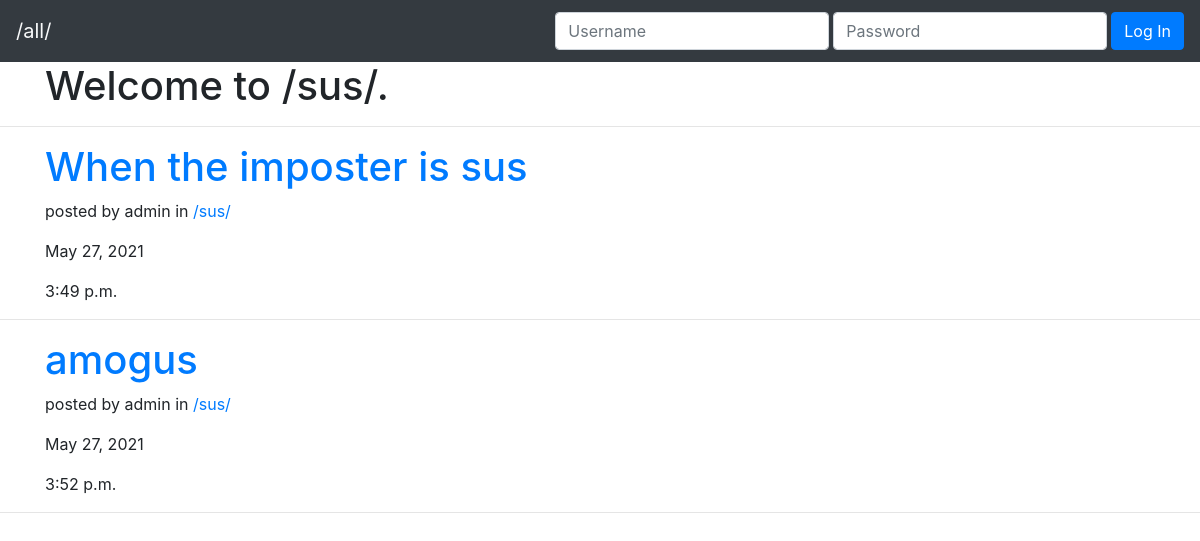
Before: /threads/3/ with the older database file.
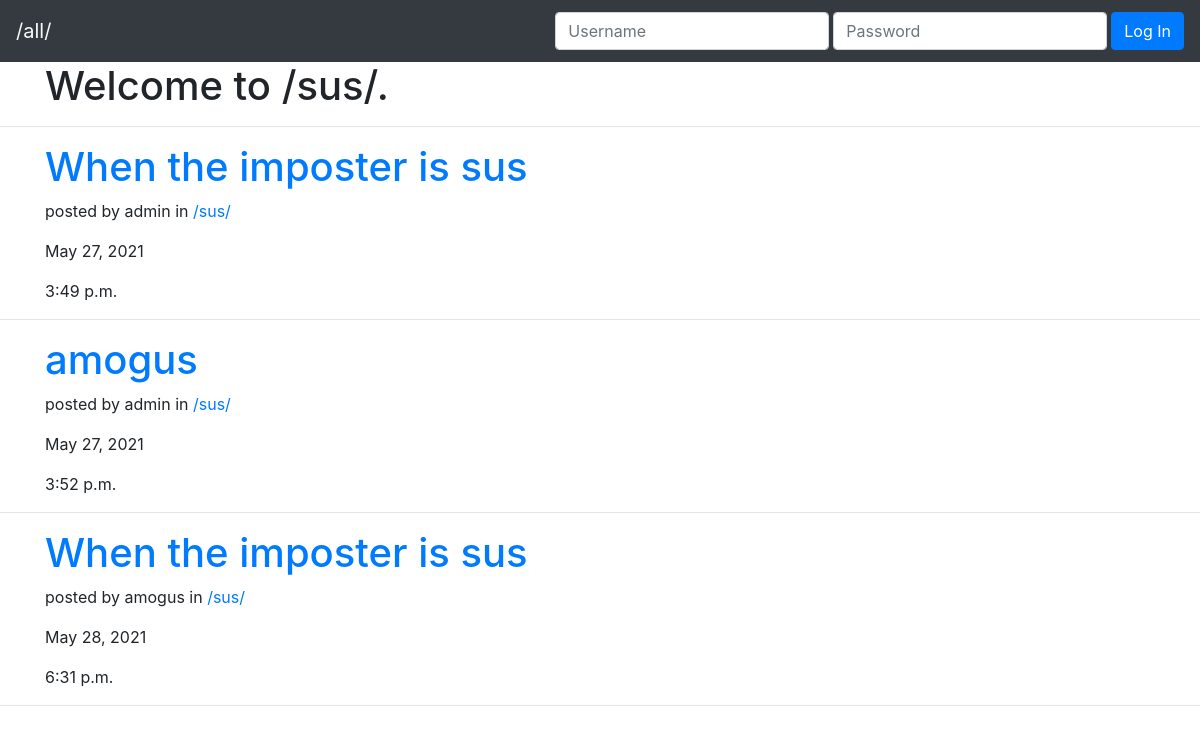
After: the same page with the newer database file.
### post/models.py (models this page shows, shortened)
class Post(models.Model):
    id = models.BigAutoField(primary_key=True)
    userPosted = models.ForeignKey(User, on_delete=models.CASCADE,null=True, blank=True)
    thread = models.ForeignKey(Thread, on_delete=models.CASCADE,null=True, blank=True)
    title = models.CharField(max_length=30)
    content = models.CharField(max_length=2000)
    pub_date = models.DateTimeField('date published')
    def __str__(self):
        return (str(self.id) + ': "' + self.title + '"' + " by " + str(self.userPosted))

class Thread(models.Model):
    title = models.TextField(max_length=3)

### post/views.py (the view, shortened to what this page needs)
# urls.py: path('threads/<str:thread_id>/', views.ThreadView.as_view(), name='threadview'),
class ThreadView(View):
    def get(self, request, thread_id):
        request_thread = get_object_or_404(Thread, pk=thread_id)
        post_objects = Post.objects.filter(thread=request_thread).order_by("pub_date")
        print(post_objects)
        context = {"post_objects": post_objects, "title": request_thread.title}
        return render(request, "post/threadList.html", context)

### post/templates/post/threadList.html (shortened to what this page needs)
<!DOCTYPE html>
<html lang="en">
<head>
    <link rel="stylesheet" href="https://maxcdn.bootstrapcdn.com/bootstrap/4.0.0/css/bootstrap.min.css"
 />
</head>
<body>
    <nav class="navbar navbar-expand-lg navbar-dark bg-dark">
        <a class="navbar-brand text-light" href="/all/">/all/</a>
        {% if user.is_authenticated %}
        <!-- If someone is logged in, we welocme them and give them <thead>
                opportunity to log out. -->
        <div class="collapse navbar-collapse" id="navbarText">
            <ul class="navbar-nav mr-auto">
                <!-- <li class="nav-item">
                    <span class="navbar-text"> Welcome, {{user}}! </span>
                </li> -->
                <li class="nav-item">
                    <a class="nav-link" href="../../new/">Create Post</a>
                </li>
                <li class="nav-item">
                    <a class="nav-link" href="../../new/thread">Create Thread</a>
                </li>
            </ul>
            <span class="navbar-text mr-3">
                Welcome, {{user}}!
            </span>
            <form class="form-inline" action="" method="POST">
                {% csrf_token %}
                <input type="hidden" name="logout" value="logout"></input>
                <button type="submit" class="btn btn-danger">Logout</button>
            </form>
        </div>
        {% else %}
        <div class="collapse navbar-collapse" id="navbarText">
            <form class="form-inline ml-auto" action="" method="POST">
                <input type="text" class="form-control mr-1 my-1" name="username" id="username" placeholder="Username" required />
                <input type="password" class="form-control mr-1 my-1" name="password" id="password" placeholder="Password" required />
                <button class="btn btn-primary my-2 my-sm-0" type="submit">
                    Log In
                </button>
            </form>
        </div>
        {% endif %}
    </nav>
    <div class="container">
        <h1>Welcome to /{{title}}/.</h1>
    </div>
    <hr />
    {% for post in post_objects %}
    <div class="container">
        <h1><a href="/posts/{{post.id}}">{{post.title}}</a></h1>
        <p>posted by {{post.userPosted}} in <a href="/threads/{{post.thread.id}}">/{{post.thread.title}}/</a></p>
        <p>{{post.pub_date.date}}</p>
        <p>{{post.pub_date.time}}</p>
    </div>
    <hr />
    {% endfor %}
</body>
</html>

Changed rows visible on the page:
added Post: title "When the imposter is sus", userPosted "amogus", thread "sus", pub_date "May 28, 2021", pub_date.time "6:31 p.m."
